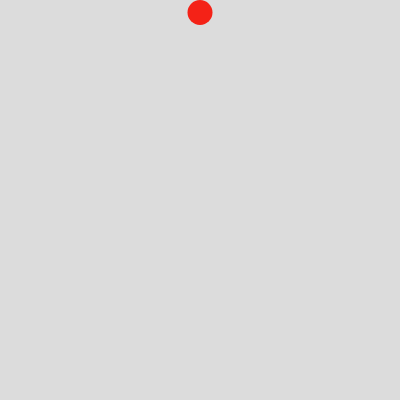
Frame 1 (no input)
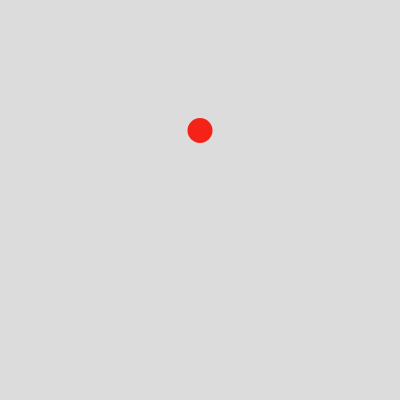
Frame 60 (no input)
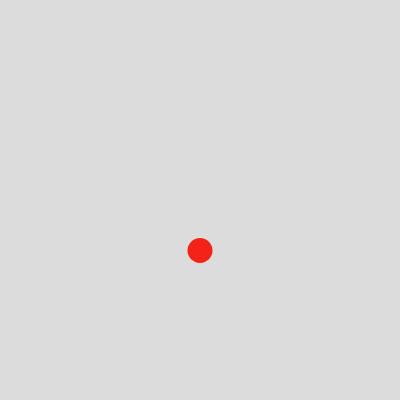
Frame 120 (the mouse pressed at the canvas centre since frame 60)

The p5.js sketch that drew these frames (run headless with seeded random() and noise() and a simulated clock; from frame 60 on, the mouse is pressed at the canvas centre):

// p5.js sketch
// ── sketch.js
let d = 25;
let y = d/2;
let speed = 2;

function setup() {
  createCanvas(400, 400);
  noStroke();
  fill(244,34,23);
}

function draw() {
  background(220);
  ellipse(width/2,y,d,d)
  y = y + speed;
  if(y > height - d/2 || y < 0+d/2){
    speed = speed * -1;
  }
}
